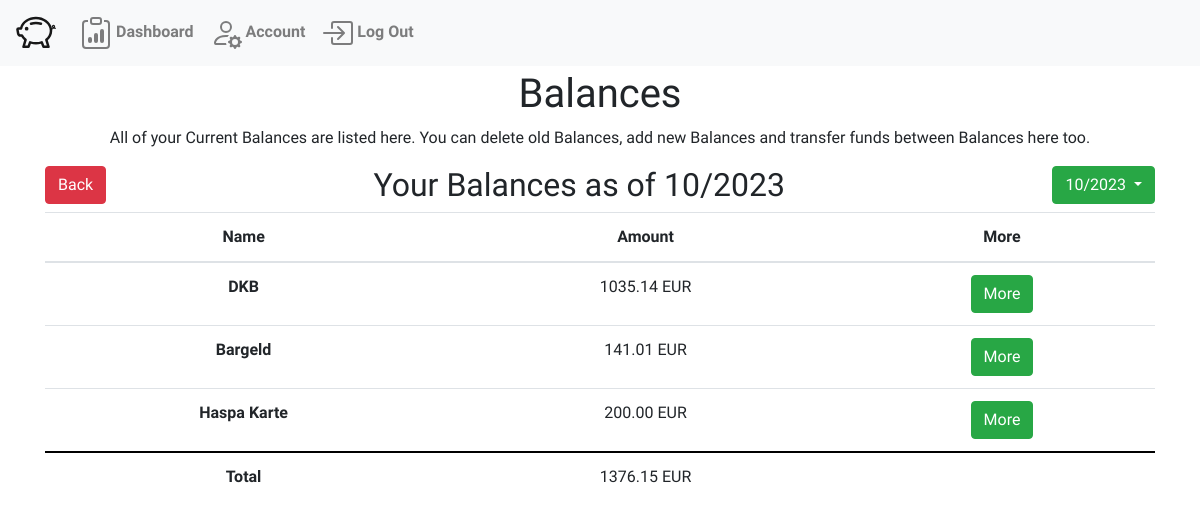
Page /balances (signed in) on the earlier database version.
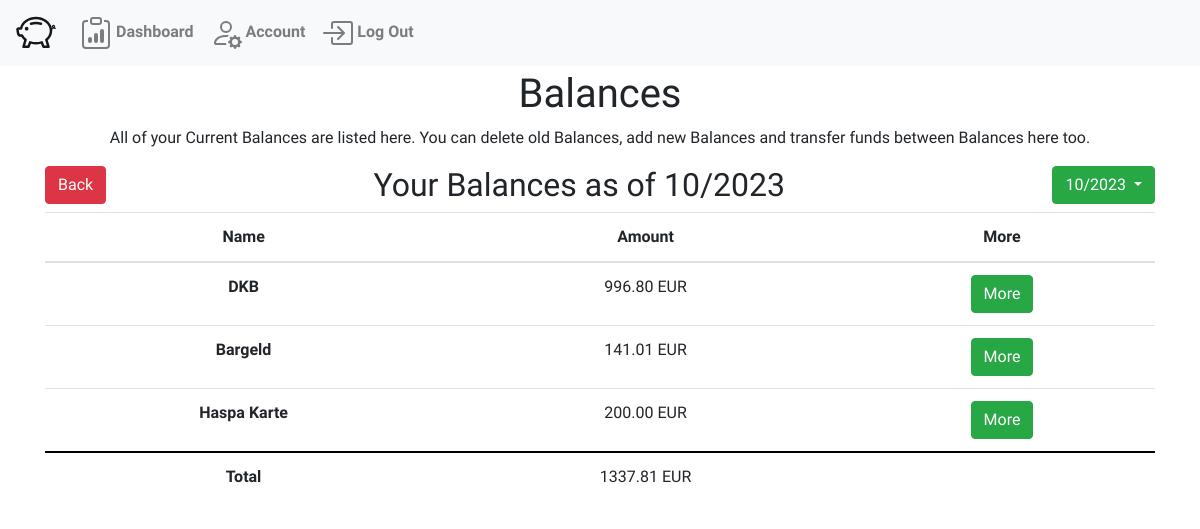
Same page on the later database version.
### WalletWise/models.py (models this page shows, shortened)
class Funds(models.Model):
    budget = models.ForeignKey("MonthBudget",related_name="funds", on_delete=models.CASCADE)
    title = models.CharField(max_length=64)
    amount = models.DecimalField(decimal_places=2, max_digits=20)
    defaultOwner = models.ForeignKey("User", related_name="defaultFunds", on_delete=models.DO_NOTHING, default=None, null=True)

class MonthBudget(models.Model):
    dashboard = models.ForeignKey("Dashboard", on_delete=models.CASCADE, related_name="months")
    date = models.DateField(auto_now_add=True)
    @property
    def all_funds(self):
        total_amount = Decimal(0)
        if self.funds.aggregate(amount_sum=models.Sum('amount'))['amount_sum']:
            total_amount = self.funds.aggregate(amount_sum=models.Sum('amount'))['amount_sum']
        return Decimal(total_amount).quantize(Decimal('0.00'), rounding=ROUND_DOWN) or 0  # Return 0 if no funds are associated
    @property
    def month(self):
        return self.date.month
    @property
    def year(self):
        return self.date.year

### WalletWise/views.py (the view)
# urls.py: path("balances", views.balances, name="balances"),
def balances(request):
    user = request.user
    try:
        dashboard = Dashboard.objects.get(owner=user)
    except:
        dashboard = Dashboard.objects.create(owner=user)
    budgets = dashboard.months.all()
    currentBudget = ""
    for budget in budgets:
        if timezone.datetime.now().month == budget.month and timezone.datetime.now().year == budget.year:
            currentBudget = budget
            break
    if currentBudget == "":
        currentBudget = viewsHelpers.createBudget(dashboard)
    return render(request, "WalletWise/balances.html", {
        'user':user,
        'budget': currentBudget,
        'dashboard' : dashboard
    })

### WalletWise/templates/WalletWise/balances.html (shortened to what this page needs)
{% extends "WalletWise/layout.html" %}
{% block body %}
<div class="container text-center">
    <h1>Balances</h1>
    <p>All of your Current Balances are listed here. You can delete old Balances, add new Balances and transfer funds between Balances here too.</p>
    <a style="float: left;" class="btn btn-danger" href="{% url 'dashboard' %}" role="button">Back</a>
    <h2 style="display: inline-block;">Your Balances as of {{budget.month}}/{{budget.year}}</h2>
    <div style="float: right;" class="dropdown">
        <button class="btn btn-success dropdown-toggle" type="button" id="dropdownMenuButton" data-bs-toggle="dropdown" aria-haspopup="true" aria-expanded="false">
            {{budget.month}}/{{budget.year}}
        </button>
    </div>
    <table class="table">
        <thead>
            <tr>
                <th scope="col">Name</th>
                <th scope="col">Amount</th>
                <th scope="col">More</th>
            </tr>
        </thead>
        <tbody>
            {% for balance in budget.funds.all %}
            <tr>
                <th scope="row">{{balance.title}}</th>
                <td>{{balance.amount}} EUR</td>
                <td><a class="btn btn-success" href="{% url 'balance' date=budget.date title=balance.title %}" role="button">More</a></td>
            </tr>
            {% endfor %}
        </tbody>
        <tfoot>
            <th scope="row">Total</th>
            <td>{{budget.all_funds}} EUR</td>
            <td></td>
        </tfoot>
    </table>
</div>
{% endblock %}

Differences in the rows shown:
computed for MonthBudget: all_funds "1376.15" → "1337.81"
changed Funds "DKB": amount "1035.14" → "996.80"
